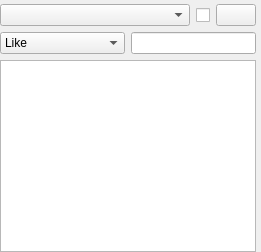
  <widget class="QDockWidget" name="dockWidget">
   <property name="sizePolicy">
    <sizepolicy hsizetype="Expanding" vsizetype="Expanding">
     <horstretch>0</horstretch>
     <verstretch>0</verstretch>
    </sizepolicy>
   </property>
   <property name="minimumSize">
    <size>
     <width>250</width>
     <height>210</height>
    </size>
   </property>
   <property name="windowTitle">
    <string>Objects Navigator</string>
   </property>
   <attribute name="dockWidgetArea">
    <number>2</number>
   </attribute>
   <widget class="QWidget" name="dockWidgetContents">
    <property name="sizePolicy">
     <sizepolicy hsizetype="Expanding" vsizetype="Expanding">
      <horstretch>0</horstretch>
      <verstretch>0</verstretch>
     </sizepolicy>
    </property>
    <layout class="QHBoxLayout" name="horizontalLayout_4">
     <property name="leftMargin">
      <number>0</number>
     </property>
     <property name="topMargin">
      <number>0</number>
     </property>
     <property name="rightMargin">
      <number>5</number>
     </property>
     <property name="bottomMargin">
      <number>0</number>
     </property>
     <item>
      <widget class="QWidget" name="widget" native="true">
       <property name="sizePolicy">
        <sizepolicy hsizetype="Expanding" vsizetype="Expanding">
         <horstretch>0</horstretch>
         <verstretch>0</verstretch>
        </sizepolicy>
       </property>
       <layout class="QGridLayout" name="gridLayout">
        <property name="leftMargin">
         <number>0</number>
        </property>
        <property name="topMargin">
         <number>4</number>
        </property>
        <property name="rightMargin">
         <number>0</number>
        </property>
        <property name="bottomMargin">
         <number>0</number>
        </property>
        <item row="0" column="0">
         <layout class="QHBoxLayout" name="horizontalLayout_2" stretch="2,0,0">
          <item>
           <widget class="QComboBox" name="oggetti_db_scelta">
            <property name="sizePolicy">
             <sizepolicy hsizetype="Preferred" vsizetype="Preferred">
              <horstretch>0</horstretch>
              <verstretch>0</verstretch>
             </sizepolicy>
            </property>
            <item>
             <property name="text">
              <string/>
             </property>
            </item>
            <item>
             <property name="text">
              <string>Tables</string>
             </property>
             <property name="icon">
              <iconset resource="resource.qrc">
               <normaloff>:/icons/icons/table.png</normaloff>:/icons/icons/table.png</iconset>
             </property>
            </item>
            <item>
             <property name="text">
              <string>Packages body</string>
             </property>
             <property name="icon">
              <iconset resource="resource.qrc">
               <normaloff>:/icons/icons/package_body.png</normaloff>:/icons/icons/package_body.png</iconset>
             </property>
            </item>
            <item>
             <property name="text">
              <string>Packages</string>
             </property>
             <property name="icon">
              <iconset resource="resource.qrc">
               <normaloff>:/icons/icons/package.png</normaloff>:/icons/icons/package.png</iconset>
             </property>
            </item>
            <item>
             <property name="text">
              <string>Procedures</string>
             </property>
             <property name="icon">
              <iconset resource="resource.qrc">
               <normaloff>:/icons/icons/procedure.png</normaloff>:/icons/icons/procedure.png</iconset>
             </property>
            </item>
            <item>
             <property name="text">
              <string>Functions</string>
             </property>
             <property name="icon">
              <iconset resource="resource.qrc">
               <normaloff>:/icons/icons/function.png</normaloff>:/icons/icons/function.png</iconset>
             </property>
            </item>
            <item>
             <property name="text">
              <string>Triggers</string>
             </property>
             <property name="icon">
              <iconset resource="resource.qrc">
               <normaloff>:/icons/icons/trigger.png</normaloff>:/icons/icons/trigger.png</iconset>
             </property>
            </item>
            <item>
             <property name="text">
              <string>Views</string>
             </property>
             <property name="icon">
              <iconset resource="resource.qrc">
               <normaloff>:/icons/icons/view.png</normaloff>:/icons/icons/view.png</iconset>
             </property>
            </item>
            <item>
             <property name="text">
              <string>Sequences</string>
             </property>
             <property name="icon">
              <iconset resource="resource.qrc">
               <normaloff>:/icons/icons/sequence.png</normaloff>:/icons/icons/sequence.png</iconset>
             </property>
            </item>
            <item>
             <property name="text">
              <string>Primary keys</string>
             </property>
             <property name="icon">
              <iconset resource="resource.qrc">
               <normaloff>:/icons/icons/primary_key.png</normaloff>:/icons/icons/primary_key.png</iconset>
             </property>
            </item>
            <item>
             <property name="text">
              <string>Unique keys</string>
             </property>
             <property name="icon">
              <iconset resource="resource.qrc">
               <normaloff>:/icons/icons/unique_key.png</normaloff>:/icons/icons/unique_key.png</iconset>
             </property>
            </item>
            <item>
             <property name="text">
              <string>Foreign keys</string>
             </property>
             <property name="icon">
              <iconset resource="resource.qrc">
               <normaloff>:/icons/icons/foreign_key.png</normaloff>:/icons/icons/foreign_key.png</iconset>
             </property>
            </item>
            <item>
             <property name="text">
              <string>Check keys</string>
             </property>
             <property name="icon">
              <iconset resource="resource.qrc">
               <normaloff>:/icons/icons/check_key.png</normaloff>:/icons/icons/check_key.png</iconset>
             </property>
            </item>
            <item>
             <property name="text">
              <string>Indexes</string>
             </property>
             <property name="icon">
              <iconset resource="resource.qrc">
               <normaloff>:/icons/icons/index.png</normaloff>:/icons/icons/index.png</iconset>
             </property>
            </item>
            <item>
             <property name="text">
              <string>Synonyms</string>
             </property>
             <property name="icon">
              <iconset resource="resource.qrc">
               <normaloff>:/icons/icons/synonym.png</normaloff>:/icons/icons/synonym.png</iconset>
             </property>
            </item>
           </widget>
          </item>
          <item>
           <widget class="QCheckBox" name="e_view_description">
            <property name="sizePolicy">
             <sizepolicy hsizetype="Fixed" vsizetype="Preferred">
              <horstretch>0</horstretch>
              <verstretch>0</verstretch>
             </sizepolicy>
            </property>
            <property name="toolTip">
             <string>&lt;html&gt;&lt;head/&gt;&lt;body&gt;&lt;p&gt;Load object description&lt;/p&gt;&lt;/body&gt;&lt;/html&gt;</string>
            </property>
            <property name="text">
             <string/>
            </property>
           </widget>
          </item>
          <item>
           <widget class="QPushButton" name="oggetti_db_refresh">
            <property name="text">
             <string/>
            </property>
            <property name="icon">
             <iconset resource="resource.qrc">
              <normaloff>:/icons/icons/refresh.png</normaloff>:/icons/icons/refresh.png</iconset>
            </property>
            <property name="iconSize">
             <size>
              <width>18</width>
              <height>18</height>
             </size>
            </property>
           </widget>
          </item>
         </layout>
        </item>
        <item row="1" column="0">
         <layout class="QHBoxLayout" name="horizontalLayout">
          <item>
           <widget class="QComboBox" name="oggetti_db_tipo_ricerca">
            <item>
             <property name="text">
              <string>Like</string>
             </property>
            </item>
            <item>
             <property name="text">
              <string>Start with</string>
             </property>
            </item>
            <item>
             <property name="text">
              <string>Only invalid</string>
             </property>
             <property name="icon">
              <iconset resource="resource.qrc">
               <normaloff>:/icons/icons/error.png</normaloff>:/icons/icons/error.png</iconset>
             </property>
            </item>
            <item>
             <property name="text">
              <string>Only disabled</string>
             </property>
             <property name="icon">
              <iconset resource="resource.qrc">
               <normaloff>:/icons/icons/disabled.png</normaloff>:/icons/icons/disabled.png</iconset>
             </property>
            </item>
           </widget>
          </item>
          <item>
           <widget class="QLineEdit" name="oggetti_db_ricerca">
            <property name="sizePolicy">
             <sizepolicy hsizetype="Preferred" vsizetype="Preferred">
              <horstretch>0</horstretch>
              <verstretch>0</verstretch>
             </sizepolicy>
            </property>
            <property name="inputMethodHints">
             <set>Qt::ImhNone</set>
            </property>
            <property name="clearButtonEnabled">
             <bool>true</bool>
            </property>
           </widget>
          </item>
         </layout>
        </item>
        <item row="2" column="0">
         <widget class="QListView" name="oggetti_db_elenco">
          <property name="font">
           <font>
            <pointsize>8</pointsize>
           </font>
          </property>
          <property name="editTriggers">
           <set>QAbstractItemView::NoEditTriggers</set>
          </property>
          <property name="dragEnabled">
           <bool>true</bool>
          </property>
          <property name="dragDropMode">
           <enum>QAbstractItemView::DragOnly</enum>
          </property>
          <property name="alternatingRowColors">
           <bool>true</bool>
          </property>
          <property name="selectionMode">
           <enum>QAbstractItemView::ContiguousSelection</enum>
          </property>
         </widget>
        </item>
       </layout>
      </widget>
     </item>
    </layout>
   </widget>
  </widget>
